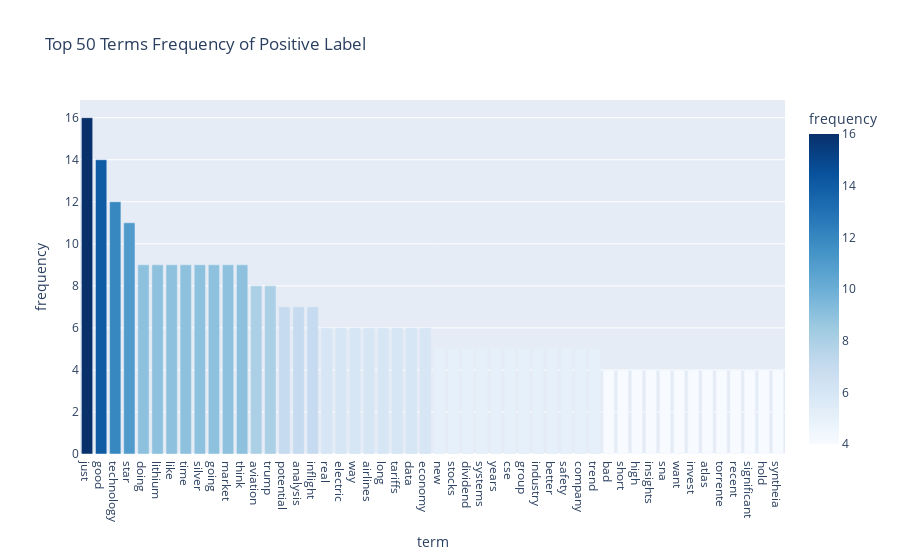

Notebook source saved alongside this figure:
### Markdown cell above
### Fifure 1-1
生成正向情緒 (label==1.0)的詞頻率排序前50的詞彙 

同時還去掉了停用詞

### Code cell
# Answer here

#取出 label==1.0 的正向詞彙
positive_df = stock_df[stock_df['label']==1.0]

#重新vectorize 
count_vect = CountVectorizer(stop_words="english") #去除停用詞
positive_counts = count_vect.fit_transform(positive_df['text'])

#算詞頻，取前50最常出現的詞

terms = count_vect.get_feature_names_out()
freqs = np.asarray(positive_counts.sum(axis=0)).ravel()
top_n = 50
df_terms = pd.DataFrame({"term": terms, "frequency": freqs})
df_top = df_terms.sort_values("frequency", ascending=False).head(top_n)

print(df_top.head())

fig = px.bar(df_top, 
             x="term", 
             y="frequency", 
             color="frequency", 
             color_continuous_scale="Blues", 
             title=f"Top {top_n} Terms Frequency of Positive Label")
fig.show()

### Figure 1 — Plotly figure (JSON) as saved in the notebook; plotly's stock layout.template omitted (floating-point values rounded to 4 significant figures)
{"data": [{"hovertemplate": "term=%{x}<br>frequency=%{marker.color}<extra></extra>", "legendgroup": "", "marker": {"color": [16, 14, 12, 11, 9, 9, 9, 9, 9, 9, 9, 9, 8, 8, 7, 7, 7, 6, 6, 6, 6, 6, 6, 6, 6, 5, 5, 5, 5, 5, 5, 5, 5, 5, 5, 5, 5, 4, 4, 4, 4, 4, 4, 4, 4, 4, 4, 4, 4, 4], "coloraxis": "coloraxis", "pattern": {"shape": ""}}, "name": "", "orientation": "v", "showlegend": false, "textposition": "auto", "type": "bar", "x": ["just", "good", "technology", "star", "doing", "lithium", "like", "time", "silver", "going", "market", "think", "aviation", "trump", "potential", "analysis", "inflight", "real", "electric", "way", "airlines", "long", "tariffs", "data", "economy", "new", "stocks", "dividend", "systems", "years", "cse", "group", "industry", "better", "safety", "company", "trend", "bad", "short", "high", "insights", "sna", "want", "invest", "atlas", "torrente", "recent", "significant", "hold", "syntheia"], "xaxis": "x", "y": [16, 14, 12, 11, 9, 9, 9, 9, 9, 9, 9, 9, 8, 8, 7, 7, 7, 6, 6, 6, 6, 6, 6, 6, 6, 5, 5, 5, 5, 5, 5, 5, 5, 5, 5, 5, 5, 4, 4, 4, 4, 4, 4, 4, 4, 4, 4, 4, 4, 4], "yaxis": "y"}], "layout": {"barmode": "relative", "coloraxis": {"colorbar": {"title": {"text": "frequency"}}, "colorscale": [[0, "rgb(247,251,255)"], [0.125, "rgb(222,235,247)"], [0.25, "rgb(198,219,239)"], [0.375, "rgb(158,202,225)"], [0.5, "rgb(107,174,214)"], [0.625, "rgb(66,146,198)"], [0.75, "rgb(33,113,181)"], [0.875, "rgb(8,81,156)"], [1, "rgb(8,48,107)"]]}, "legend": {"tracegroupgap": 0}, "title": {"text": "Top 50 Terms Frequency of Positive Label"}, "xaxis": {"anchor": "y", "domain": [0, 1], "title": {"text": "term"}}, "yaxis": {"anchor": "x", "domain": [0, 1], "title": {"text": "frequency"}}}}
